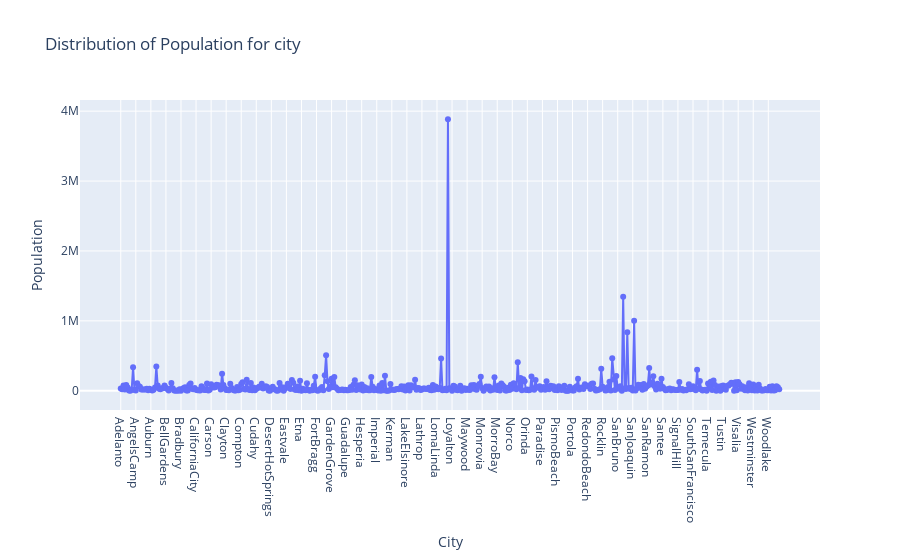

The notebook cell this image was saved under:
### Code cell
# Distribution of Population
fig = go.Figure()

# New Users
fig.add_trace(go.Scatter(x=cities['city'], y=cities['population_total'], mode='lines+markers', name='Population'))

# Update layout
fig.update_layout(title='Distribution of Population for city',
                  xaxis_title='City',
                  yaxis_title='Population')

fig.show()

### Figure 1 — Plotly figure (JSON) as saved in the notebook; plotly's stock layout.template omitted (floating-point values rounded to 4 significant figures; data arrays with more than 128 entries replaced by an {"elided": "..."} marker saying what was removed)
{"data": [{"mode": "lines+markers", "name": "Population", "type": "scatter", "x": {"elided": "482 str values"}, "y": {"elided": "482 int values"}}], "layout": {"title": {"text": "Distribution of Population for city"}, "xaxis": {"title": {"text": "City"}}, "yaxis": {"title": {"text": "Population"}}}}
